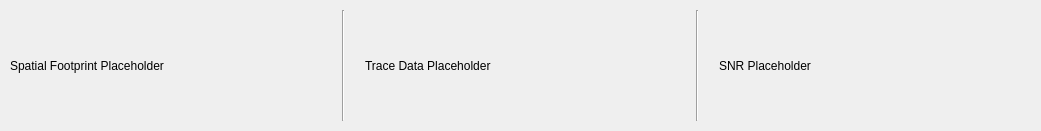
       <widget class="QWidget" name="horizontalLayoutWidget_5">
        <property name="geometry">
         <rect>
          <x>80</x>
          <y>440</y>
          <width>1041</width>
          <height>131</height>
         </rect>
        </property>
        <layout class="QHBoxLayout" name="horizontalLayout_4">
         <property name="spacing">
          <number>20</number>
         </property>
         <property name="leftMargin">
          <number>10</number>
         </property>
         <property name="topMargin">
          <number>10</number>
         </property>
         <property name="rightMargin">
          <number>10</number>
         </property>
         <property name="bottomMargin">
          <number>10</number>
         </property>
         <item>
          <widget class="QLabel" name="SpatialFootprint">
           <property name="text">
            <string>Spatial Footprint Placeholder</string>
           </property>
          </widget>
         </item>
         <item>
          <widget class="Line" name="line_6">
           <property name="orientation">
            <enum>Qt::Vertical</enum>
           </property>
          </widget>
         </item>
         <item>
          <widget class="QLabel" name="TraceData">
           <property name="text">
            <string>Trace Data Placeholder</string>
           </property>
          </widget>
         </item>
         <item>
          <widget class="Line" name="line_4">
           <property name="orientation">
            <enum>Qt::Vertical</enum>
           </property>
          </widget>
         </item>
         <item>
          <widget class="QLabel" name="SNR">
           <property name="text">
            <string>SNR Placeholder</string>
           </property>
          </widget>
         </item>
        </layout>
       </widget>
